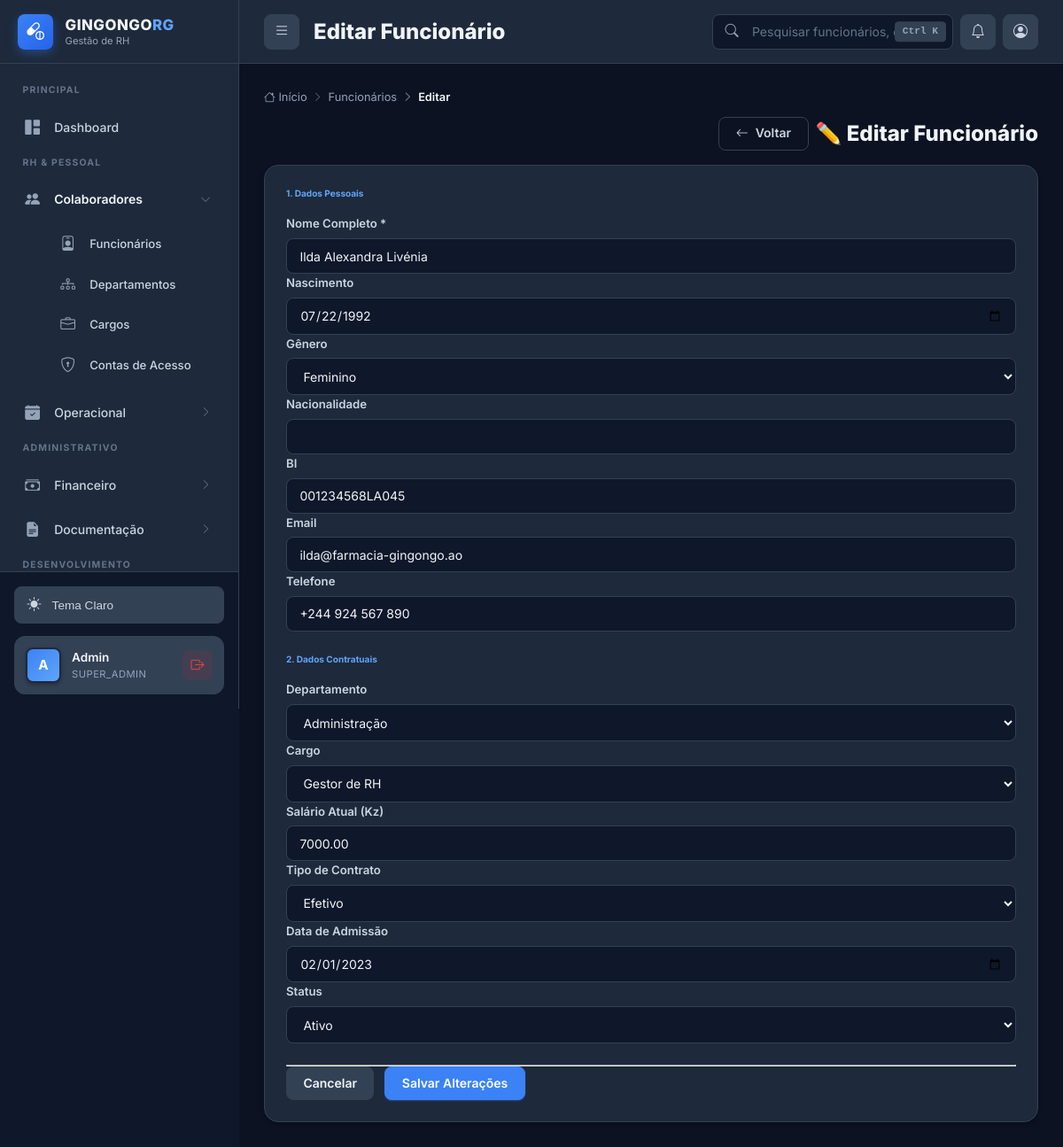
The app's page /editar_funcionario.php?id=2 (signed in) with its own data.
### tables this page shows
CREATE TABLE IF NOT EXISTS funcionarios (
    id INT AUTO_INCREMENT PRIMARY KEY,
    nome_completo VARCHAR(200) NOT NULL,
    bi VARCHAR(30) NOT NULL UNIQUE,
    data_nascimento DATE NOT NULL,
    sexo ENUM('M', 'F', 'Outro') NOT NULL,
    telefone VARCHAR(20),
    email VARCHAR(100),
    endereco TEXT,

     
    departamento_id INT NOT NULL,
    cargo_id INT NOT NULL,
    data_admissao DATE NOT NULL,
    data_demissao DATE NULL,
    tipo_contrato ENUM('Tempo_Indeterminado', 'Tempo_Determinado', 'Estagio', 'Temporario') DEFAULT 'Tempo_Indeterminado',
    status ENUM('ativo', 'ferias', 'afastado', 'demitido') DEFAULT 'ativo',

     
    salario_atual DECIMAL(10, 2) NOT NULL,
    banco VARCHAR(100),
    agencia VARCHAR(20),
    conta VARCHAR(30),
    iban VARCHAR(50) NULL,
    nif_angolano VARCHAR(20) NULL,
    foto VARCHAR(500) NULL,
    
     
    usuario_id INT NULL,
    
     
    created_at TIMESTAMP DEFAULT CURRENT_TIMESTAMP,
    updated_at TIMESTAMP DEFAULT CURRENT_TIMESTAMP ON UPDATE CURRENT_TIMESTAMP,
    
     
    FOREIGN KEY (departamento_id) REFERENCES departamentos(id) ON DELETE RESTRICT,
    FOREIGN KEY (cargo_id) REFERENCES cargos(id) ON DELETE RESTRICT,
    FOREIGN KEY (usuario_id) REFERENCES usuarios(id) ON DELETE SET NULL,
    
     
    INDEX idx_bi (bi),
    INDEX idx_nome (nome_completo),
    INDEX idx_status (status),
    INDEX idx_departamento (departamento_id),
    INDEX idx_cargo (cargo_id),
    INDEX idx_data_admissao (data_admissao)
);

CREATE TABLE IF NOT EXISTS departamentos (
    id INT AUTO_INCREMENT PRIMARY KEY,
    nome VARCHAR(100) NOT NULL UNIQUE,
    descricao TEXT,
    responsavel_id INT NULL,
    ativo BOOLEAN DEFAULT TRUE,
    created_at TIMESTAMP DEFAULT CURRENT_TIMESTAMP,
    updated_at TIMESTAMP DEFAULT CURRENT_TIMESTAMP ON UPDATE CURRENT_TIMESTAMP,
    INDEX idx_ativo (ativo),
    INDEX idx_nome (nome)
);

CREATE TABLE IF NOT EXISTS cargos (
    id INT AUTO_INCREMENT PRIMARY KEY,
    nome VARCHAR(100) NOT NULL UNIQUE,
    salario_base DECIMAL(10, 2) NOT NULL,
    descricao TEXT,
    nivel_hierarquico ENUM('operacional', 'tecnico', 'gerencial', 'diretivo') DEFAULT 'operacional',
    requer_certificacao BOOLEAN DEFAULT FALSE,
    ativo BOOLEAN DEFAULT TRUE,
    created_at TIMESTAMP DEFAULT CURRENT_TIMESTAMP,
    updated_at TIMESTAMP DEFAULT CURRENT_TIMESTAMP ON UPDATE CURRENT_TIMESTAMP,
    INDEX idx_ativo (ativo),
    INDEX idx_nivel (nivel_hierarquico)
);

### public/editar_funcionario.php (the view, shortened to what this page needs)
<?php
$db = Database::getInstance()->getConnection();
$id = $_GET['id'] ?? null;
$stmt = $db->prepare("SELECT * FROM funcionarios WHERE id = ?");
$stmt->execute([$id]);
$f = $stmt->fetch();
$departamentos = $db->query("SELECT * FROM departamentos")->fetchAll();
$cargos = $db->query("SELECT * FROM cargos")->fetchAll();
?>
<!DOCTYPE html>
<html lang="pt-BR">
<head>
    <link rel="stylesheet" href="https://cdn.jsdelivr.net/npm/bootstrap-icons@1.11.3/font/bootstrap-icons.min.css">
    <link rel="stylesheet" href="css/style-2026.css">
</head>
<body class="dashboard-body">
    <div class="app-wrapper">
        <?php include 'includes/sidebar.php'; ?>
        <div class="main-area" id="mainArea">
            <?php
            include 'includes/topbar.php';
            ?>
            <div class="content-body">
                <nav>
                    <ol class="breadcrumb">
                        <li class="breadcrumb-item"><a href="dashboard.php"><i class="bi bi-house"></i> Início</a></li>
                        <li class="breadcrumb-item"><a href="funcionarios.php">Funcionários</a></li>
                        <li class="breadcrumb-item active">Editar</li>
                    </ol>
                </nav>
                <div class="flex-actions" style="margin-bottom: 1rem;">
                    <a href="funcionarios.php" class="btn btn-ghost"><i class="bi bi-arrow-left"></i> Voltar</a>
                    <h2 class="page-title">✏️ Editar Funcionário</h2>
                </div>
                <div class="container-fluid p-0">
                <div class="card border-0 shadow-sm">
                    <div class="card-body">
                        <form method="POST">
                            <h6 class="text-primary mb-3">1. Dados Pessoais</h6>
                            <div class="row g-3 mb-4">
                                <div class="col-md-6">
                                    <label class="form-label">Nome Completo *</label>
                                    <input type="text" name="nome_completo" class="form-control" required value="<?php echo htmlspecialchars($f['nome_completo']); ?>">
                                </div>
                                <div class="col-md-3">
                                    <label class="form-label">Nascimento</label>
                                    <input type="date" name="data_nascimento" class="form-control" value="<?php echo $f['data_nascimento']; ?>">
                                </div>
                                <div class="col-md-3">
                                    <label class="form-label">Gênero</label>
                                    <select name="sexo" class="form-select">
                                        <option value="F" <?php echo $f['sexo'] == 'F' ? 'selected' : ''; ?>>Feminino</option>
                                    </select>
                                </div>
                                <div class="col-md-4">
                                    <label class="form-label">Nacionalidade</label>
                                    <input type="text" name="nacionalidade" class="form-control" value="<?php echo htmlspecialchars($f['nacionalidade']); ?>">
                                </div>
                                <div class="col-md-4">
                                    <label class="form-label">BI</label>
                                    <input type="text" name="nif" class="form-control" value="<?php echo htmlspecialchars($f['bi']); ?>">
                                </div>
                                <div class="col-md-6">
                                    <label class="form-label">Email</label>
                                    <input type="email" name="email" class="form-control" value="<?php echo htmlspecialchars($f['email']); ?>">
                                </div>
                                <div class="col-md-6">
                                    <label class="form-label">Telefone</label>
                                    <input type="text" name="telefone" class="form-control" value="<?php echo htmlspecialchars($f['telefone']); ?>">
                                </div>
                            </div>
                            <h6 class="text-primary mb-3">2. Dados Contratuais</h6>
                            <div class="row g-3 mb-4">
                                <div class="col-md-4">
                                    <label class="form-label">Departamento</label>
                                    <select name="departamento_id" class="form-select" required>
                                        <?php foreach ($departamentos as $d): ?>
                                            <option value="<?php echo $d['id']; ?>" <?php echo $f['departamento_id'] == $d['id'] ? 'selected' : ''; ?>>
                                                <?php echo htmlspecialchars($d['nome']); ?>
                                            </option>
                                        <?php
endforeach; ?>
                                    </select>
                                </div>
                                <div class="col-md-4">
                                    <label class="form-label">Cargo</label>
                                    <select name="cargo_id" class="form-select" required>
                                        <?php foreach ($cargos as $c): ?>
                                            <option value="<?php echo $c['id']; ?>" <?php echo $f['cargo_id'] == $c['id'] ? 'selected' : ''; ?>>
                                                <?php echo htmlspecialchars($c['nome']); ?>
                                            </option>
                                        <?php
endforeach; ?>
                                    </select>
                                </div>
                                <div class="col-md-4">
                                    <label class="form-label">Salário Atual (Kz)</label>
                                    <input type="number" name="salario_atual" class="form-control" step="0.01" value="<?php echo $f['salario_atual']; ?>">
                                </div>
                                <div class="col-md-4">
                                    <label class="form-label">Tipo de Contrato</label>
                                    <select name="tipo_contrato" class="form-select">
                                        <?php
$tipos = ['efetivo', 'determinado', 'estagio_curricular', 'estagio_profissional', 'voluntariado', 'prestacao_servicos'];
foreach ($tipos as $t) {
    $sel = ($f['tipo_contrato'] ?? '') == $t ? 'selected' : '';
    echo "<option value='$t' $sel>" . ucfirst($t) . "</option>";
}
?>
                                    </select>
                                </div>
                                <div class="col-md-4">
                                    <label class="form-label">Data de Admissão</label>
                                    <input type="date" name="data_admissao" class="form-control" value="<?php echo $f['data_admissao']; ?>">
                                </div>
                                <div class="col-md-4">
                                    <label class="form-label">Status</label>
                                    <select name="status" class="form-select">
                                        <option value="ativo" <?php echo $f['status'] == 'ativo' ? 'selected' : ''; ?>>Ativo</option>
                                    </select>
                                </div>
                            </div>
                            <hr>
                            <div class="d-flex justify-content-end gap-2">
                                <a href="funcionarios.php" class="btn btn-secondary">Cancelar</a>
                                <button type="submit" class="btn btn-primary">Salvar Alterações</button>
                            </div>
                        </form>
                    </div>
                </div>
            </div>
        </div>
    </div>
</body>
</html>

### records on screen
funcionarios: nome_completo "Ilda Alexandra Livénia", data_nascimento "07/22/1992", sexo "Feminino", nif "001234568LA045", email "ilda@farmacia-gingongo.ao", telefone "+244 924 567 890", departamento_id "Administração", cargo_id "Gestor de RH", salario_atual "7000.00", data_admissao "02/01/2023", status "Ativo"

### other values on screen
substr($user['username'], 0, 1) "A"
$user['username'] "Admin"
$user['role'] "SUPER_ADMIN"
$pageTitle "Editar Funcionário"
form field tipo_contrato "Efetivo"
